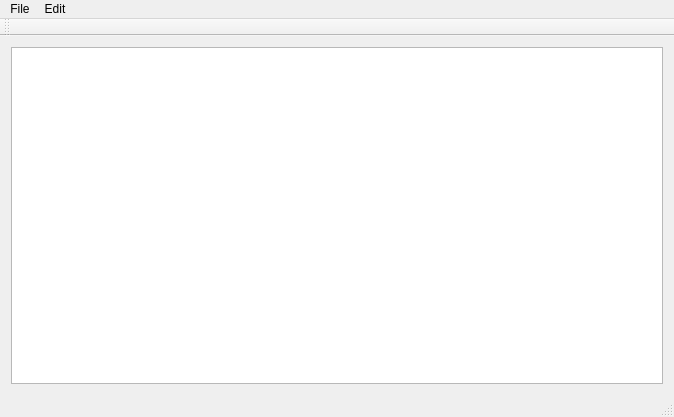
<?xml version="1.0" encoding="UTF-8"?>
<ui version="4.0">
 <class>MainWindow</class>
 <widget class="QMainWindow" name="MainWindow">
  <property name="geometry">
   <rect>
    <x>0</x>
    <y>0</y>
    <width>674</width>
    <height>417</height>
   </rect>
  </property>
  <property name="windowTitle">
   <string>DMEEditor</string>
  </property>
  <widget class="QWidget" name="centralWidget">
   <layout class="QGridLayout" name="gridLayout">
    <item row="0" column="0">
     <layout class="QGridLayout" name="viewLayout">
      <item row="0" column="0">
       <widget class="QListView" name="listView"/>
      </item>
     </layout>
    </item>
   </layout>
  </widget>
  <widget class="QMenuBar" name="menuBar">
   <property name="geometry">
    <rect>
     <x>0</x>
     <y>0</y>
     <width>674</width>
     <height>21</height>
    </rect>
   </property>
   <widget class="QMenu" name="menuAsd">
    <property name="title">
     <string>File</string>
    </property>
    <addaction name="separator"/>
    <addaction name="actionNew_Behavior_Tree"/>
    <addaction name="actionNew_Finite_State_Machine"/>
    <addaction name="actionNew_Decision_Tree"/>
    <addaction name="actionNew"/>
    <addaction name="actionOpen"/>
    <addaction name="actionSave"/>
    <addaction name="actionExit"/>
   </widget>
   <widget class="QMenu" name="menuEdit">
    <property name="title">
     <string>Edit</string>
    </property>
   </widget>
   <addaction name="menuAsd"/>
   <addaction name="menuEdit"/>
  </widget>
  <widget class="QToolBar" name="mainToolBar">
   <attribute name="toolBarArea">
    <enum>TopToolBarArea</enum>
   </attribute>
   <attribute name="toolBarBreak">
    <bool>false</bool>
   </attribute>
  </widget>
  <widget class="QStatusBar" name="statusBar"/>
  <action name="actionOpen">
   <property name="text">
    <string>Open</string>
   </property>
  </action>
  <action name="actionSave">
   <property name="text">
    <string>Save</string>
   </property>
  </action>
  <action name="actionExit">
   <property name="text">
    <string>Exit</string>
   </property>
  </action>
  <action name="actionNew">
   <property name="text">
    <string>New</string>
   </property>
  </action>
  <action name="actionNew_Decision_Tree">
   <property name="text">
    <string>New Decision Tree</string>
   </property>
  </action>
  <action name="actionNew_Finite_State_Machine">
   <property name="text">
    <string>New Finite State Machine</string>
   </property>
  </action>
  <action name="actionNew_Behavior_Tree">
   <property name="text">
    <string>New Behavior Tree</string>
   </property>
  </action>
 </widget>
 <layoutdefault spacing="6" margin="11"/>
 <resources/>
 <connections/>
</ui>
